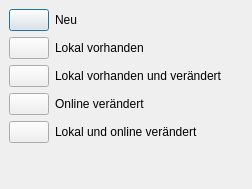
<?xml version="1.0" encoding="UTF-8"?>
<ui version="4.0">
 <class>Dialog</class>
 <widget class="QDialog" name="Dialog">
  <property name="geometry">
   <rect>
    <x>0</x>
    <y>0</y>
    <width>252</width>
    <height>189</height>
   </rect>
  </property>
  <property name="windowTitle">
   <string>Farbcodes</string>
  </property>
  <widget class="QWidget" name="formLayoutWidget">
   <property name="geometry">
    <rect>
     <x>9</x>
     <y>9</y>
     <width>231</width>
     <height>171</height>
    </rect>
   </property>
   <layout class="QFormLayout" name="formLayout">
    <item row="0" column="0">
     <widget class="QPushButton" name="pushButton_green">
      <property name="text">
       <string/>
      </property>
     </widget>
    </item>
    <item row="0" column="1">
     <widget class="QLabel" name="label">
      <property name="text">
       <string>Neu</string>
      </property>
     </widget>
    </item>
    <item row="1" column="0">
     <widget class="QPushButton" name="pushButton_orange">
      <property name="text">
       <string/>
      </property>
     </widget>
    </item>
    <item row="2" column="0">
     <widget class="QPushButton" name="pushButton_red">
      <property name="text">
       <string/>
      </property>
     </widget>
    </item>
    <item row="3" column="0">
     <widget class="QPushButton" name="pushButton_blue">
      <property name="text">
       <string/>
      </property>
     </widget>
    </item>
    <item row="4" column="0">
     <widget class="QPushButton" name="pushButton_violett">
      <property name="text">
       <string/>
      </property>
     </widget>
    </item>
    <item row="1" column="1">
     <widget class="QLabel" name="label_2">
      <property name="text">
       <string>Lokal vorhanden</string>
      </property>
     </widget>
    </item>
    <item row="2" column="1">
     <widget class="QLabel" name="label_3">
      <property name="text">
       <string>Lokal vorhanden und verändert</string>
      </property>
     </widget>
    </item>
    <item row="3" column="1">
     <widget class="QLabel" name="label_4">
      <property name="text">
       <string>Online verändert</string>
      </property>
     </widget>
    </item>
    <item row="4" column="1">
     <widget class="QLabel" name="label_5">
      <property name="text">
       <string>Lokal und online verändert</string>
      </property>
     </widget>
    </item>
   </layout>
  </widget>
 </widget>
 <resources/>
 <connections/>
</ui>
